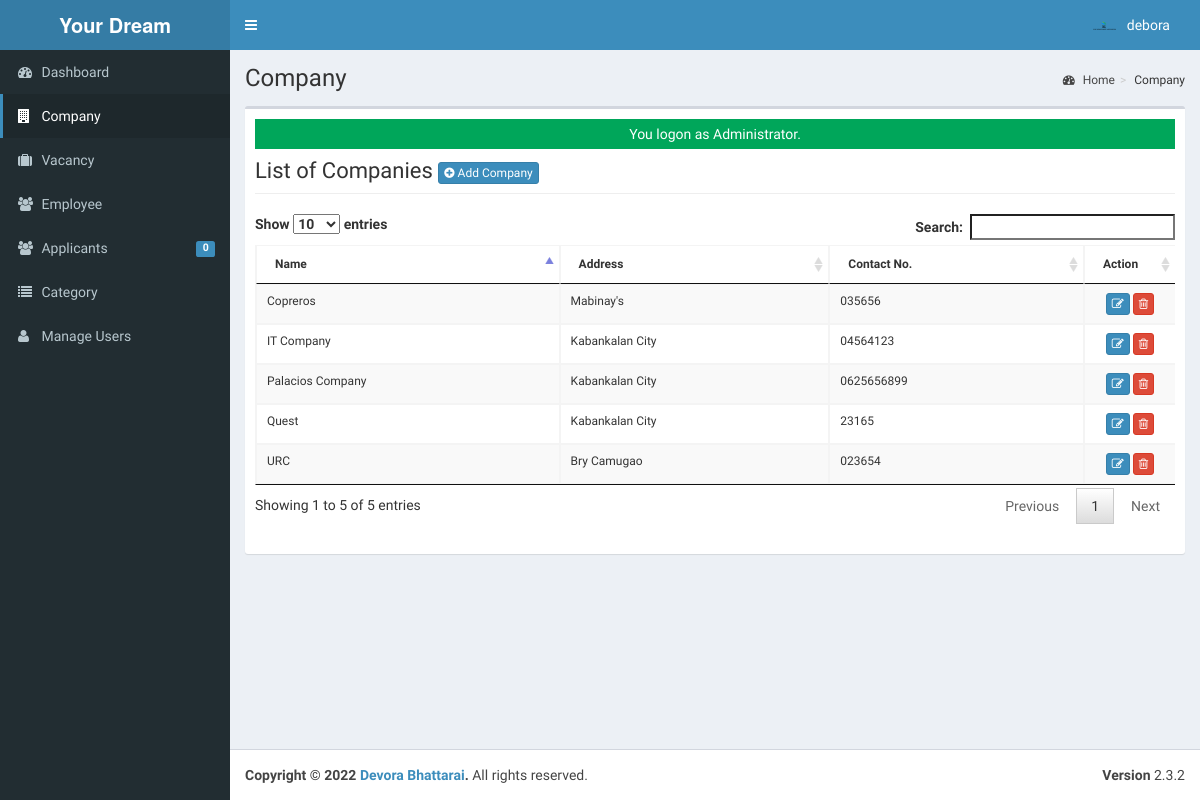
Page /admin/company/index.php (signed in) on the committed database.
### tables this page shows
CREATE TABLE `tblusers` (
  `USERID` varchar(30) NOT NULL,
  `FULLNAME` varchar(40) NOT NULL,
  `USERNAME` varchar(90) NOT NULL,
  `PASS` varchar(90) NOT NULL,
  `ROLE` varchar(30) NOT NULL,
  `PICLOCATION` varchar(255) NOT NULL
);

CREATE TABLE `tblcompany` (
  `COMPANYID` int(11) NOT NULL,
  `COMPANYNAME` varchar(90) NOT NULL,
  `COMPANYADDRESS` varchar(90) NOT NULL,
  `COMPANYCONTACTNO` varchar(30) NOT NULL,
  `COMPANYSTATUS` varchar(90) NOT NULL,
  `COMPANYMISSION` text NOT NULL
);

### admin/company/index.php (called while the page is built, shortened)
<?php
require_once("../../include/initialize.php");
$title="Company";
require_once ("../theme/templates.php");
?>

### include/database.php (called while the page is built, shortened)
<?php
class Database {
	var $query = '';
	public $conn;
	public function open_connection() {
		try {
		$this->conn = new PDO("mysql:host=".server.";dbname=".database_name. "", user,pass);
		$this->conn->setAttribute(PDO::ATTR_ERRMODE, PDO::ERRMODE_EXCEPTION);
		}catch(PDOException $e){
			echo "Problem in database connection! Contact administrator!". $e->getMessage();
		}
	}
	function setQuery($sql='') {
		try {
		   $this->sql_string=$sql;
			$this->query = $this->conn->prepare($this->sql_string);
			$this->query->execute();
		  } catch (PDOException $e) {
		    echo "Failed to get query handle: " . $e->getMessage() . "\n";
		    exit;
		  }
	}
	function loadResultList() {
		$results = $this->query->fetchAll(PDO::FETCH_OBJ);
		return $results;
	}
	function loadSingleResult() {
		$results = $this->query->fetch(PDO::FETCH_OBJ);
		return $results;
	}
}
$mydb = new Database();
?>

### include/accounts.php (called while the page is built, shortened)
<?php
require_once(LIB_PATH.DS.'database.php');
class User {
	protected static  $tblname = "tblusers";
	function single_user($id=""){
			global $mydb;
			$mydb->setQuery("SELECT * FROM ".self::$tblname."
				Where USERID= '{$id}' LIMIT 1");
			$cur = $mydb->loadSingleResult();
			return $cur;
	}
}
?>

### include/function.php (called while the page is built, shortened)
<?php
function currentpage(){
		$this_page = $_SERVER['SCRIPT_NAME'];
	    $bits = explode('/',$this_page);
		 return $bits[3];
	}
		?>

### admin/company/list.php (the view, shortened to what this page needs)
<div class="row">
      	 <div class="col-lg-12">
           <h1 class="page-header">List of Companies  <a href="index.php?view=add" class="btn btn-primary btn-xs  ">  <i class="fa fa-plus-circle fw-fa"></i> Add Company</a>  </h1>
      		</div>
  		 </div>
 		    <form action="controller.php?action=delete" Method="POST">
		     <div class="table-responsive">
			<table id="dash-table" class="table table-striped table-bordered table-hover"  style="font-size:12px" cellspacing="0">
			  <thead>
			  	<tr>
			  		<th>Name</th>
			  		<th>Address</th>
			  		<th>Contact No.</th>
			  		 <th width="10%" align="center">Action</th>
			  	</tr>
			  </thead>
			  <tbody>
			  	<?php
			  		$mydb->setQuery("SELECT * FROM `tblcompany`");
			  		$cur = $mydb->loadResultList();
					foreach ($cur as $result) {
			  		echo '<tr>';
			  			echo '<td>' . $result->COMPANYNAME.'</td>';
			  			echo '<td>' . $result->COMPANYADDRESS.'</td>';
			  			echo '<td>' . $result->COMPANYCONTACTNO.'</td>';
			  		echo '<td align="center"><a title="Edit" href="index.php?view=edit&id='.$result->COMPANYID.'" class="btn btn-primary btn-xs  ">  <span class="fa fa-edit fw-fa"></a>
			  		     <a title="Delete" href="controller.php?action=delete&id='.$result->COMPANYID.'" class="btn btn-danger btn-xs  ">  <span class="fa  fa-trash-o fw-fa "></a></td>';
			  		echo '</tr>';
			  	}
			  	?>
			  </tbody>
			</table>
			</form>

### admin/theme/templates.php (shortened to what this page needs)
<!DOCTYPE html>
<html>
    <head>
        <link rel="stylesheet" href="<?php echo web_root;?>bootstrap/css/bootstrap.min.css">
        <link rel="stylesheet" href="<?php echo web_root;?>plugins/font-awesome/css/font-awesome.min.css">
        <link rel="stylesheet" href="<?php echo web_root;?>dist/css/AdminLTE.min.css">
        <link rel="stylesheet" href="<?php echo web_root;?>dist/css/skins/_all-skins.min.css">
        <link rel="stylesheet" href="<?php echo web_root;?>plugins/iCheck/flat/blue.css">
        <link rel="stylesheet" href="<?php echo web_root;?>plugins/morris/morris.css">
        <link rel="stylesheet" href="<?php echo web_root;?>plugins/jvectormap/jquery-jvectormap-1.2.2.css">
        <link href="<?php echo web_root; ?>plugins/datepicker/bootstrap-datetimepicker.min.css" rel="stylesheet" media="screen">
        <link rel="stylesheet" href="<?php echo web_root;?>plugins/dataTables/jquery.dataTables.min.css">
        <link rel="stylesheet" href="<?php echo web_root;?>plugins/bootstrap-wysihtml5/bootstrap3-wysihtml5.min.css">
    </head>
 <body class="hold-transition skin-blue fixed sidebar-mini">
<div class="wrapper">
  <header class="main-header">
    <a href="<?php echo web_root;?>/admin/" class="logo">
      <span class="logo-lg"><b>Your Dream</b></span>
    </a>
    <nav class="navbar navbar-static-top" role="navigation">
      <a href="#" class="sidebar-toggle" data-toggle="offcanvas" role="button">
      </a>
      <div class="navbar-custom-menu">
        <ul class="nav navbar-nav">
          <?php
              $user = New User();
              $singleuser = $user->single_user($_SESSION['ADMIN_USERID']);
          ?>
          <li class="dropdown user user-menu" style="padding-right: 15px;"  >
            <a href="#" class="dropdown-toggle" data-toggle="dropdown">
              <img src="<?php echo web_root.'admin/user/'. $singleuser->PICLOCATION;?>" class="user-image" alt="User Image">
              <span class="hidden-xs"><?php echo $singleuser->FULLNAME; ?></span>
            </a>
          </li>
        </ul>
      </div>
    </nav>
  </header>
  <aside class="main-sidebar">
    <section class="sidebar">
      <ul class="sidebar-menu">
        <li  class="<?php echo (currentpage() == 'index.php') ? "active" : false;?>" >
          <a href="<?php echo web_root ;?>admin/">
            <i class="fa fa-dashboard"></i> <span>Dashboard</span>
          </a>
        </li>
        <li class="<?php echo (currentpage() == 'company') ? "active" : false;?>" >
          <a href="<?php echo web_root ;?>admin/company/">
            <i class="fa fa-building"></i> <span>Company</span>
          </a>
        </li>
        <li class="<?php echo (currentpage() == 'vacancy') ? "active" : false;?>" >
          <a href="<?php echo web_root ;?>admin/vacancy/">
            <i class="fa fa-suitcase"></i> <span>Vacancy</span>
          </a>
        </li>
        <li class="<?php echo (currentpage() == 'employee') ? "active" : false;?>" >
          <a href="<?php echo web_root ;?>admin/employee/">
            <i class="fa fa-users"></i> <span>Employee</span>
          </a>
        </li>
        <li class="<?php echo (currentpage() == 'applicants') ? "active" : false;?>" >
          <a href="<?php echo web_root ;?>admin/applicants/">
            <i class="fa fa-users"></i> <span>Applicants</span>
            <span class="label label-primary pull-right">
              <?php
                $sql = "SELECT count(*) as 'APPL' FROM `tbljobregistration` WHERE `PENDINGAPPLICATION`=1";
                $mydb->setQuery($sql);
                $pending = $mydb->loadSingleResult();
                echo $pending->APPL;
              ?>
            </span>
          </a>
        </li>
        <li class="<?php echo (currentpage() == 'category') ? "active" : false;?>" >
          <a href="<?php echo web_root ;?>admin/category/">
            <i class="fa fa-list"></i> <span>Category</span>
          </a>
        </li>
         <li class="<?php echo (currentpage() == 'user') ? "active" : false;?>">
          <a href="<?php echo web_root; ?>admin/user/">
            <i class="fa fa-user"></i> <span>Manage Users</span> </a>
        </li>
      </ul>
    </section>
  </aside>
  <div class="content-wrapper">
  <section class="content-header">
      <h1>
        <?php echo isset($title) ? $title : ''; ?>
      </h1>
      <ol class="breadcrumb">
        <?php
          if ($title!='Home') {
            $active_title = '';
            if (isset($_GET['view'])) {
              $active_title = '<li class='.$active_title.'><a href="index.php">'.$title.'</a></li>';
            }else{
              $active_title = '<li class='.$active_title.'>'.$title.'</li>';
            }
            echo '<li><a href='.web_root.'admin/><i class="fa fa-dashboard"></i> Home</a></li>';
            echo  $active_title;
          }
        ?>
      </ol>
    </section>
         <section class="content">
          <div class="row">
            <div class="col-xs-12">
              <div class="box">
                <div class="box-body">
              <?php
               require_once $content;
               ?>
             </div>
           </div>
         </div>
         </section>
 </div>
  <footer class="main-footer">
    <div class="pull-right hidden-xs">
      <b>Version</b> 2.3.2
    </div>
    <strong>Copyright &copy; 2022 <a href="#">Devora Bhattarai</a>.</strong> All rights
    reserved.
  </footer>
    </body>
</html>

### rows in the picture
tblusers: PICLOCATION (picture), FULLNAME "debora"
tblcompany: COMPANYNAME "URC", COMPANYADDRESS "Bry Camugao", COMPANYCONTACTNO "023654"
tblcompany: COMPANYNAME "Copreros", COMPANYADDRESS "Mabinay's", COMPANYCONTACTNO "035656"
tblcompany: COMPANYNAME "Quest", COMPANYADDRESS "Kabankalan City", COMPANYCONTACTNO "23165"
tblcompany: COMPANYNAME "Palacios Company", COMPANYADDRESS "Kabankalan City", COMPANYCONTACTNO "0625656899"
tblcompany: COMPANYNAME "IT Company", COMPANYADDRESS "Kabankalan City", COMPANYCONTACTNO "04564123"

### other values in the picture
$pending->APPL "0"
$title "Company"
$_SESSION['message'] "You logon as Administrator."
